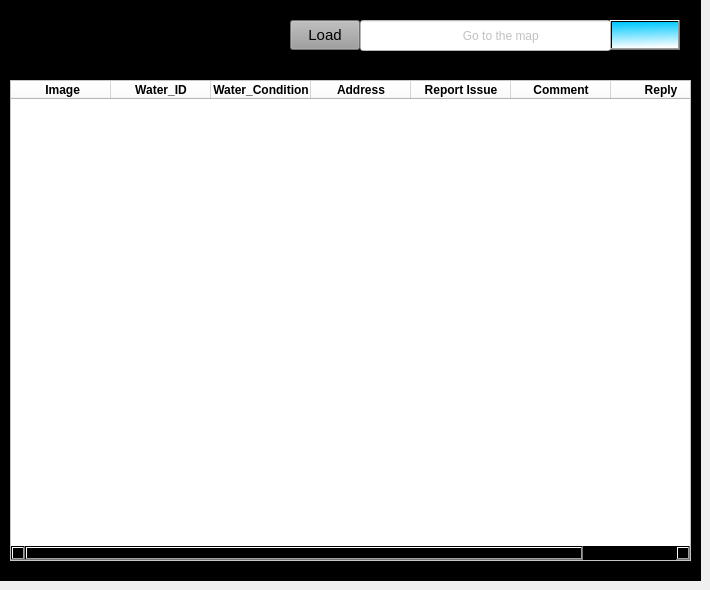
    <widget class="QWidget" name="RevBuz">
     <widget class="QFrame" name="frame_9">
      <property name="geometry">
       <rect>
        <x>0</x>
        <y>0</y>
        <width>701</width>
        <height>581</height>
       </rect>
      </property>
      <property name="styleSheet">
       <string notr="true">background-color: rgb(0, 0, 0);</string>
      </property>
      <property name="frameShape">
       <enum>QFrame::StyledPanel</enum>
      </property>
      <property name="frameShadow">
       <enum>QFrame::Raised</enum>
      </property>
      <widget class="QTableWidget" name="tblBusiness_2">
       <property name="geometry">
        <rect>
         <x>10</x>
         <y>80</y>
         <width>681</width>
         <height>481</height>
        </rect>
       </property>
       <property name="styleSheet">
        <string notr="true">background-color: rgb(255, 255, 255);</string>
       </property>
       <column>
        <property name="text">
         <string> Image</string>
        </property>
        <property name="font">
         <font>
          <bold>true</bold>
         </font>
        </property>
       </column>
       <column>
        <property name="text">
         <string>Water_ID</string>
        </property>
        <property name="font">
         <font>
          <bold>true</bold>
         </font>
        </property>
       </column>
       <column>
        <property name="text">
         <string>Water_Condition</string>
        </property>
        <property name="font">
         <font>
          <bold>true</bold>
         </font>
        </property>
       </column>
       <column>
        <property name="text">
         <string>Address</string>
        </property>
        <property name="font">
         <font>
          <bold>true</bold>
         </font>
        </property>
       </column>
       <column>
        <property name="text">
         <string>Report Issue</string>
        </property>
        <property name="font">
         <font>
          <bold>true</bold>
         </font>
        </property>
       </column>
       <column>
        <property name="text">
         <string>Comment</string>
        </property>
        <property name="font">
         <font>
          <bold>true</bold>
         </font>
        </property>
       </column>
       <column>
        <property name="text">
         <string>Reply</string>
        </property>
        <property name="font">
         <font>
          <bold>true</bold>
         </font>
        </property>
        <property name="foreground">
         <brush brushstyle="SolidPattern">
          <color alpha="255">
           <red>0</red>
           <green>0</green>
           <blue>0</blue>
          </color>
         </brush>
        </property>
       </column>
      </widget>
      <widget class="QPushButton" name="load_2">
       <property name="geometry">
        <rect>
         <x>610</x>
         <y>20</y>
         <width>70</width>
         <height>30</height>
        </rect>
       </property>
       <property name="minimumSize">
        <size>
         <width>0</width>
         <height>21</height>
        </size>
       </property>
       <property name="maximumSize">
        <size>
         <width>70</width>
         <height>30</height>
        </size>
       </property>
       <property name="font">
        <font>
         <pointsize>11</pointsize>
        </font>
       </property>
       <property name="toolTip">
        <string>&lt;html&gt;&lt;head/&gt;&lt;body&gt;&lt;p&gt;&lt;span style=&quot; color:#ffffff;&quot;&gt;Load Businesses&lt;/span&gt;&lt;/p&gt;&lt;/body&gt;&lt;/html&gt;</string>
       </property>
       <property name="styleSheet">
        <string notr="true">color: rgb(0, 0, 0);
background-color: qlineargradient(spread:pad, x1:0.438, y1:0, x2:0.505455, y2:1, stop:0 rgba(0, 201, 255, 255), stop:1 rgba(255, 255, 255, 255));
</string>
       </property>
       <property name="text">
        <string/>
       </property>
       <property name="icon">
        <iconset>
         <normaloff>:/newPrefix/images/search (1).png</normaloff>:/newPrefix/images/search (1).png</iconset>
       </property>
      </widget>
      <widget class="QLineEdit" name="lineEdit_5">
       <property name="geometry">
        <rect>
         <x>360</x>
         <y>20</y>
         <width>251</width>
         <height>31</height>
        </rect>
       </property>
       <property name="minimumSize">
        <size>
         <width>132</width>
         <height>0</height>
        </size>
       </property>
       <property name="styleSheet">
        <string notr="true">background-color: rgb(255, 255, 255);
border-bottom: 3px solid  rgb(0, 170, 255);
color: rgb(131, 131, 131);</string>
       </property>
       <property name="placeholderText">
        <string>                              Go to the map</string>
       </property>
      </widget>
      <widget class="QPushButton" name="load">
       <property name="geometry">
        <rect>
         <x>290</x>
         <y>20</y>
         <width>70</width>
         <height>30</height>
        </rect>
       </property>
       <property name="minimumSize">
        <size>
         <width>0</width>
         <height>21</height>
        </size>
       </property>
       <property name="maximumSize">
        <size>
         <width>70</width>
         <height>30</height>
        </size>
       </property>
       <property name="font">
        <font>
         <pointsize>11</pointsize>
        </font>
       </property>
       <property name="toolTip">
        <string>&lt;html&gt;&lt;head/&gt;&lt;body&gt;&lt;p&gt;&lt;span style=&quot; color:#ffffff;&quot;&gt;Load Businesses&lt;/span&gt;&lt;/p&gt;&lt;/body&gt;&lt;/html&gt;</string>
       </property>
       <property name="styleSheet">
        <string notr="true">color: rgb(0, 0, 0);
background-color: rgb(157, 157, 157);</string>
       </property>
       <property name="text">
        <string>Load</string>
       </property>
       <property name="icon">
        <iconset>
         <normaloff>:/newPrefix/images/refresh-page-option.png</normaloff>:/newPrefix/images/refresh-page-option.png</iconset>
       </property>
      </widget>
     </widget>
    </widget>
